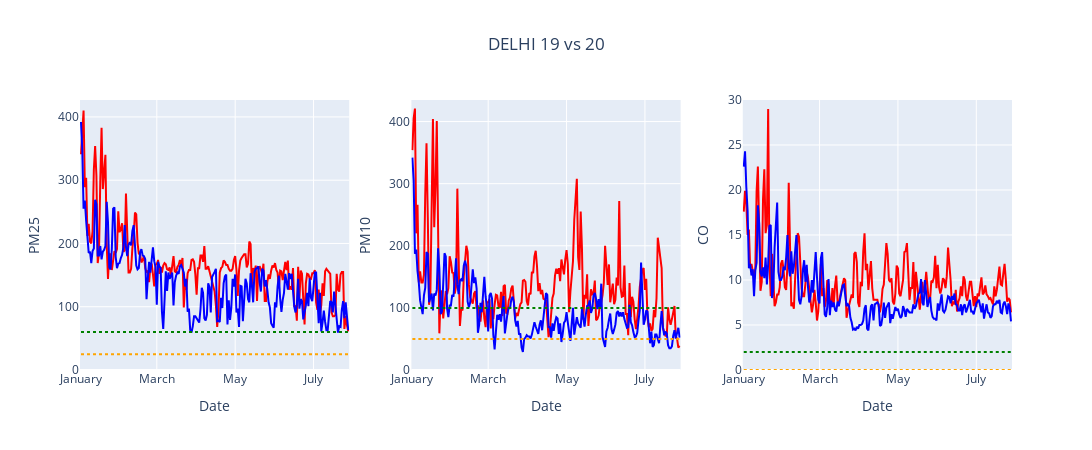

Source (notebook cell):
### Code cell
fig = make_subplots(
rows=1, cols=3,
#subplot_titles=imp_pollutant,
vertical_spacing=0.05
)
for m,i in enumerate(imp_pollutant):
    dfd=df_delhi[df_delhi['Specie'].isin([i])]
    fig.add_trace(go.Scatter(x=dfd['Date_x'],y=dfd['median_x'],line_color='red'),row=1,col=m+1)
    fig.update_xaxes(tickformat="%B",row=1,col=m+1)
    fig.add_trace(go.Scatter(x=dfd['Date_x'],y=dfd['median_y'],line_color='blue'),row=1,col=m+1)
    fig.add_shape(go.layout.Shape(type="line", x0=start, y0=pollutant_who[i], x1=end, y1=pollutant_who[i],
                                  line=dict(color='orange', width=2,dash='dot'),),row=1,col=m+1)
    fig.add_shape(go.layout.Shape(type="line", x0=start, y0=pollutant_naaqs[i], x1=end, y1=pollutant_naaqs[i],
                                  line=dict(color='green', width=2,dash='dot'),),row=1,col=m+1)
    fig.update_yaxes(title=i.upper(),range=[0,dfd['median_x'].max() +dfd['median_x'].mean()/10], row=1, col=m+1)
    fig.update_xaxes(title_text="Date", row=1, col=m+1)
fig.update_layout(title='DELHI 19 vs 20',title_x=0.5,height=450,width=1300,showlegend=False)
fig.show()
fig.write_image(f'images/19vs20_delhi.png')

### Figure 1 — Plotly figure (JSON) as saved in the notebook; plotly's stock layout.template omitted (floating-point values rounded to 4 significant figures; data arrays with more than 128 entries replaced by an {"elided": "..."} marker saying what was removed)
{"data": [{"line": {"color": "red"}, "type": "scatter", "x": {"elided": "208 str values"}, "xaxis": "x", "y": {"elided": "208 int values"}, "yaxis": "y"}, {"line": {"color": "blue"}, "type": "scatter", "x": {"elided": "208 str values"}, "xaxis": "x", "y": {"elided": "208 int values"}, "yaxis": "y"}, {"line": {"color": "red"}, "type": "scatter", "x": {"elided": "208 str values"}, "xaxis": "x2", "y": {"elided": "208 int values"}, "yaxis": "y2"}, {"line": {"color": "blue"}, "type": "scatter", "x": {"elided": "208 str values"}, "xaxis": "x2", "y": {"elided": "208 int values"}, "yaxis": "y2"}, {"line": {"color": "red"}, "type": "scatter", "x": {"elided": "208 str values"}, "xaxis": "x3", "y": {"elided": "208 float values"}, "yaxis": "y3"}, {"line": {"color": "blue"}, "type": "scatter", "x": {"elided": "208 str values"}, "xaxis": "x3", "y": {"elided": "208 float values"}, "yaxis": "y3"}], "layout": {"height": 450, "shapes": [{"line": {"color": "orange", "dash": "dot", "width": 2}, "type": "line", "x0": "2019-01-01", "x1": "2019-07-28", "xref": "x", "y0": 25, "y1": 25, "yref": "y"}, {"line": {"color": "green", "dash": "dot", "width": 2}, "type": "line", "x0": "2019-01-01", "x1": "2019-07-28", "xref": "x", "y0": 60, "y1": 60, "yref": "y"}, {"line": {"color": "orange", "dash": "dot", "width": 2}, "type": "line", "x0": "2019-01-01", "x1": "2019-07-28", "xref": "x2", "y0": 50, "y1": 50, "yref": "y2"}, {"line": {"color": "green", "dash": "dot", "width": 2}, "type": "line", "x0": "2019-01-01", "x1": "2019-07-28", "xref": "x2", "y0": 100, "y1": 100, "yref": "y2"}, {"line": {"color": "orange", "dash": "dot", "width": 2}, "type": "line", "x0": "2019-01-01", "x1": "2019-07-28", "xref": "x3", "y0": 0, "y1": 0, "yref": "y3"}, {"line": {"color": "green", "dash": "dot", "width": 2}, "type": "line", "x0": "2019-01-01", "x1": "2019-07-28", "xref": "x3", "y0": 2, "y1": 2, "yref": "y3"}], "showlegend": false, "title": {"text": "DELHI 19 vs 20", "x": 0.5}, "width": 1300, "xaxis": {"anchor": "y", "autorange": true, "domain": [0, 0.2889], "range": ["2018-12-31 08:44:58.167", "2019-07-28 15:15:01.833"], "tickformat": "%B", "title": {"text": "Date"}, "type": "date"}, "xaxis2": {"anchor": "y2", "autorange": true, "domain": [0.3556, 0.6444], "range": ["2018-12-31 08:44:58.167", "2019-07-28 15:15:01.833"], "tickformat": "%B", "title": {"text": "Date"}, "type": "date"}, "xaxis3": {"anchor": "y3", "autorange": true, "domain": [0.7111, 1], "range": ["2018-12-31 08:44:58.167", "2019-07-28 15:15:01.833"], "tickformat": "%B", "title": {"text": "Date"}, "type": "date"}, "yaxis": {"anchor": "x", "domain": [0, 1], "range": [0, 426.7], "title": {"text": "PM25"}, "type": "linear"}, "yaxis2": {"anchor": "x2", "domain": [0, 1], "range": [0, 434.7], "title": {"text": "PM10"}, "type": "linear"}, "yaxis3": {"anchor": "x3", "domain": [0, 1], "range": [0, 30.0], "title": {"text": "CO"}, "type": "linear"}}}
